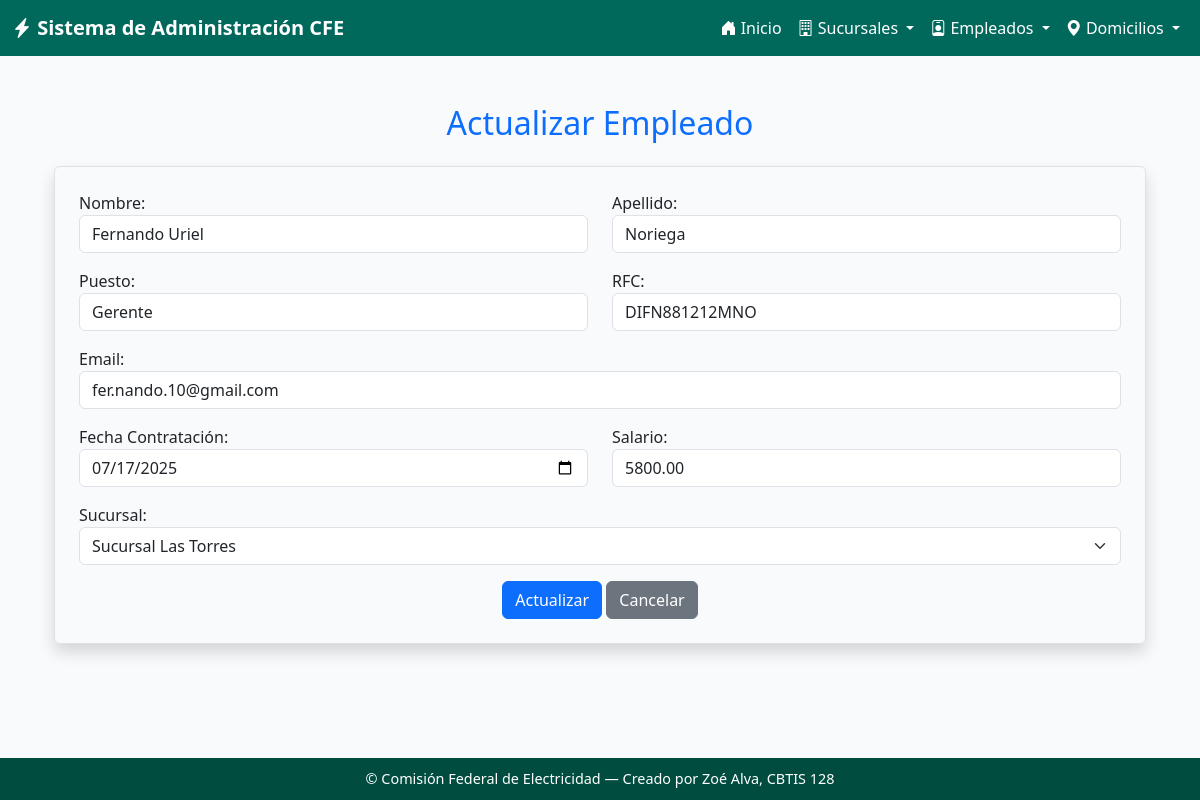
The app's page /empleados/actualizar/1/ with its own data.
### app_CFE/models.py (models this page shows, shortened)
class Empleado(models.Model):
    nombre = models.CharField(max_length=100)
    apellido = models.CharField(max_length=100)
    puesto = models.CharField(max_length=100)
    rfc = models.CharField(max_length=20)
    email = models.CharField(max_length=100)
    fecha_contratacion = models.DateField()
    salario = models.DecimalField(max_digits=10, decimal_places=2)
    sucursal = models.ForeignKey(Sucursal, on_delete=models.CASCADE, related_name="empleados")

class Sucursal(models.Model):
    nombre = models.CharField(max_length=100)
    clave = models.CharField(max_length=50)
    direccion = models.CharField(max_length=200)
    telefono = models.CharField(max_length=20)
    ciudad = models.CharField(max_length=100)
    estado = models.CharField(max_length=100)
    fecha_apertura = models.DateField()

### app_CFE/views.py (the view, shortened to what this page needs)
# urls.py: path('empleados/actualizar/<int:id>/', views.actualizar_empleado, name='actualizar_empleado'),
def actualizar_empleado(request, id):
    empleado = get_object_or_404(Empleado, id=id)
    sucursales = Sucursal.objects.all()
    return render(request, 'empleado/actualizar_empleado.html', {'empleado': empleado, 'sucursales': sucursales})

### app_CFE/templates/empleado/actualizar_empleado.html (shortened to what this page needs)
{% extends 'base.html' %}
{% block content %}
<div class="container mt-5">
    <h2 class="text-primary text-center mb-4">Actualizar Empleado</h2>
    <form method="POST" action="{% url 'actualizar_empleado' empleado.id %}" class="border p-4 rounded shadow">
        <div class="row mb-3">
            <div class="col">
                <label>Nombre:</label>
                <input type="text" name="nombre" class="form-control" value="{{ empleado.nombre }}" required>
            </div>
            <div class="col">
                <label>Apellido:</label>
                <input type="text" name="apellido" class="form-control" value="{{ empleado.apellido }}" required>
            </div>
        </div>
        <div class="row mb-3">
            <div class="col">
                <label>Puesto:</label>
                <input type="text" name="puesto" class="form-control" value="{{ empleado.puesto }}" required>
            </div>
            <div class="col">
                <label>RFC:</label>
                <input type="text" name="rfc" class="form-control" value="{{ empleado.rfc }}" required>
            </div>
        </div>
        <div class="mb-3">
            <label>Email:</label>
            <input type="email" name="email" class="form-control" value="{{ empleado.email }}" required>
        </div>
        <div class="row mb-3">
            <div class="col">
                <label>Fecha Contratación:</label>
                <input type="date" name="fecha_contratacion" class="form-control" value="{{ empleado.fecha_contratacion|date:'Y-m-d' }}" required>
            </div>
            <div class="col">
                <label>Salario:</label>
                <input type="number" name="salario" step="0.01" class="form-control" value="{{ empleado.salario }}" required>
            </div>
        </div>
        <div class="mb-3">
            <label>Sucursal:</label>
            <select name="sucursal" class="form-select">
                {% for s in sucursales %}
                <option value="{{ s.id }}" {% if s.id == empleado.sucursal.id %}selected{% endif %}>{{ s.nombre }}</option>
                {% endfor %}
            </select>
        </div>
        <div class="text-center">
            <button type="submit" class="btn btn-primary">Actualizar</button>
            <a href="{% url 'ver_empleados' %}" class="btn btn-secondary">Cancelar</a>
        </div>
    </form>
</div>
{% endblock %}

### app_CFE/templates/header.html (style rules this page uses)
body { background-color: #f8fafc; color: #212529; font-family: 'Segoe UI', sans-serif; }

### records on screen
Empleado: nombre "Fernando Uriel", apellido "Noriega", puesto "Gerente", rfc "DIFN881212MNO", email "fer.nando.10@gmail.com", fecha_contratacion "07/17/2025", salario "5800.00", sucursal "Sucursal Las Torres"
